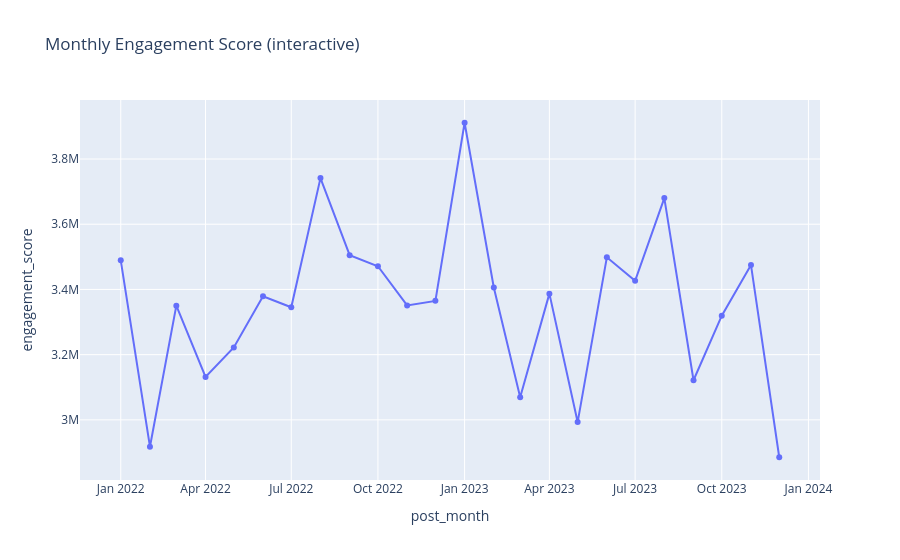

Notebook code cell kept with this figure:
### Code cell
# 13. Interactive line chart: monthly engagement
monthly = df.groupby("post_month", as_index=False)["engagement_score"].sum()
fig = px.line(monthly, x="post_month", y="engagement_score", markers=True,
              title="Monthly Engagement Score (interactive)")
fig.show()

### Figure 1 — Plotly figure (JSON) as saved in the notebook; plotly's stock layout.template omitted (floating-point values rounded to 4 significant figures)
{"data": [{"hovertemplate": "post_month=%{x}<br>engagement_score=%{y}<extra></extra>", "legendgroup": "", "line": {"color": "#636efa", "dash": "solid"}, "marker": {"symbol": "circle"}, "mode": "lines+markers", "name": "", "orientation": "v", "showlegend": false, "type": "scatter", "x": ["2022-01", "2022-02", "2022-03", "2022-04", "2022-05", "2022-06", "2022-07", "2022-08", "2022-09", "2022-10", "2022-11", "2022-12", "2023-01", "2023-02", "2023-03", "2023-04", "2023-05", "2023-06", "2023-07", "2023-08", "2023-09", "2023-10", "2023-11", "2023-12"], "xaxis": "x", "y": [3489190, 2917662, 3350282, 3131702, 3221925, 3379066, 3345283, 3741481, 3505118, 3471107, 3350966, 3364970, 3911222, 3406027, 3069356, 3387177, 2993276, 3498648, 3426631, 3680229, 3121552, 3319653, 3474785, 2885368], "yaxis": "y"}], "layout": {"legend": {"tracegroupgap": 0}, "title": {"text": "Monthly Engagement Score (interactive)"}, "xaxis": {"anchor": "y", "domain": [0, 1], "title": {"text": "post_month"}}, "yaxis": {"anchor": "x", "domain": [0, 1], "title": {"text": "engagement_score"}}}}
